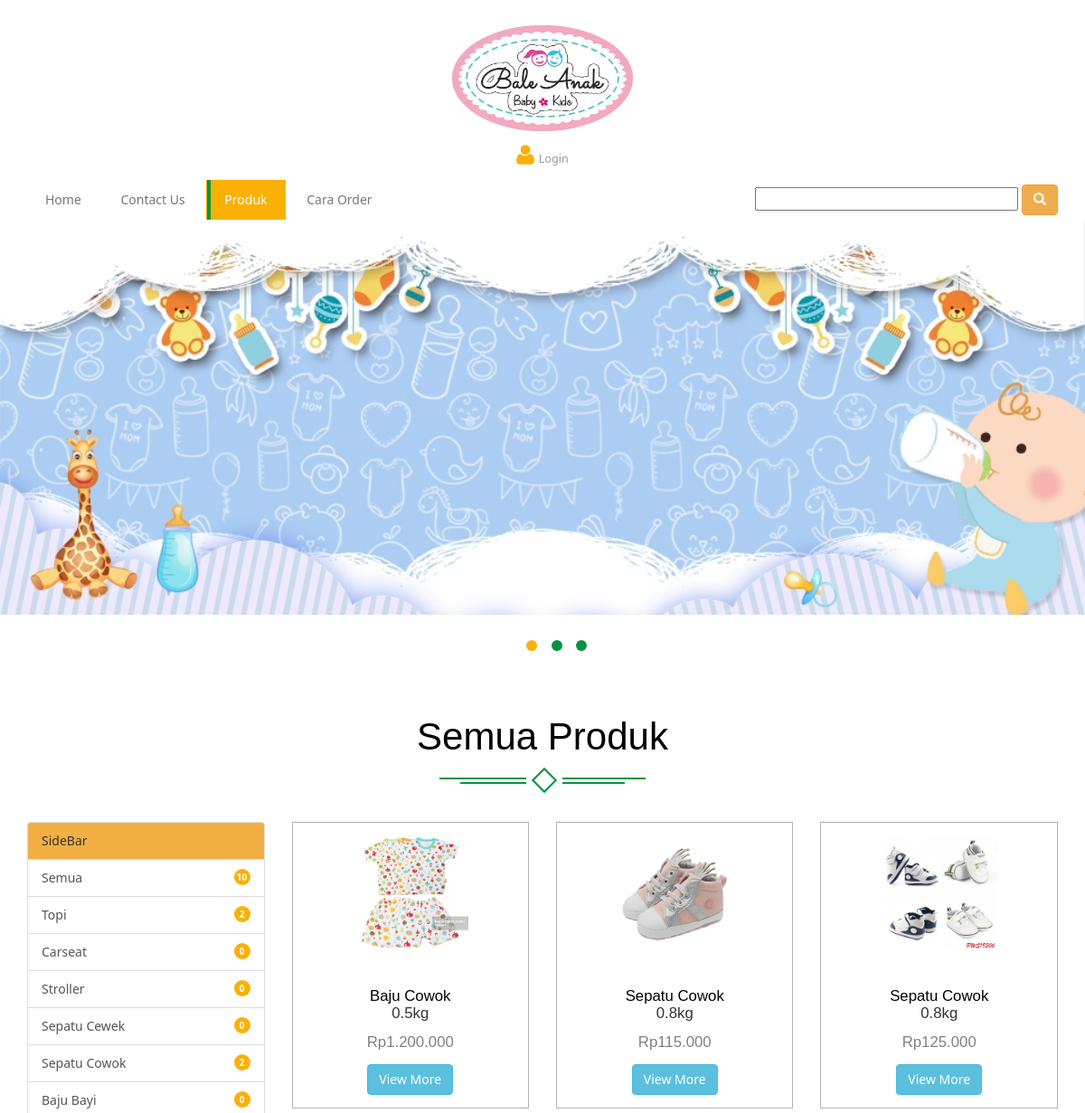
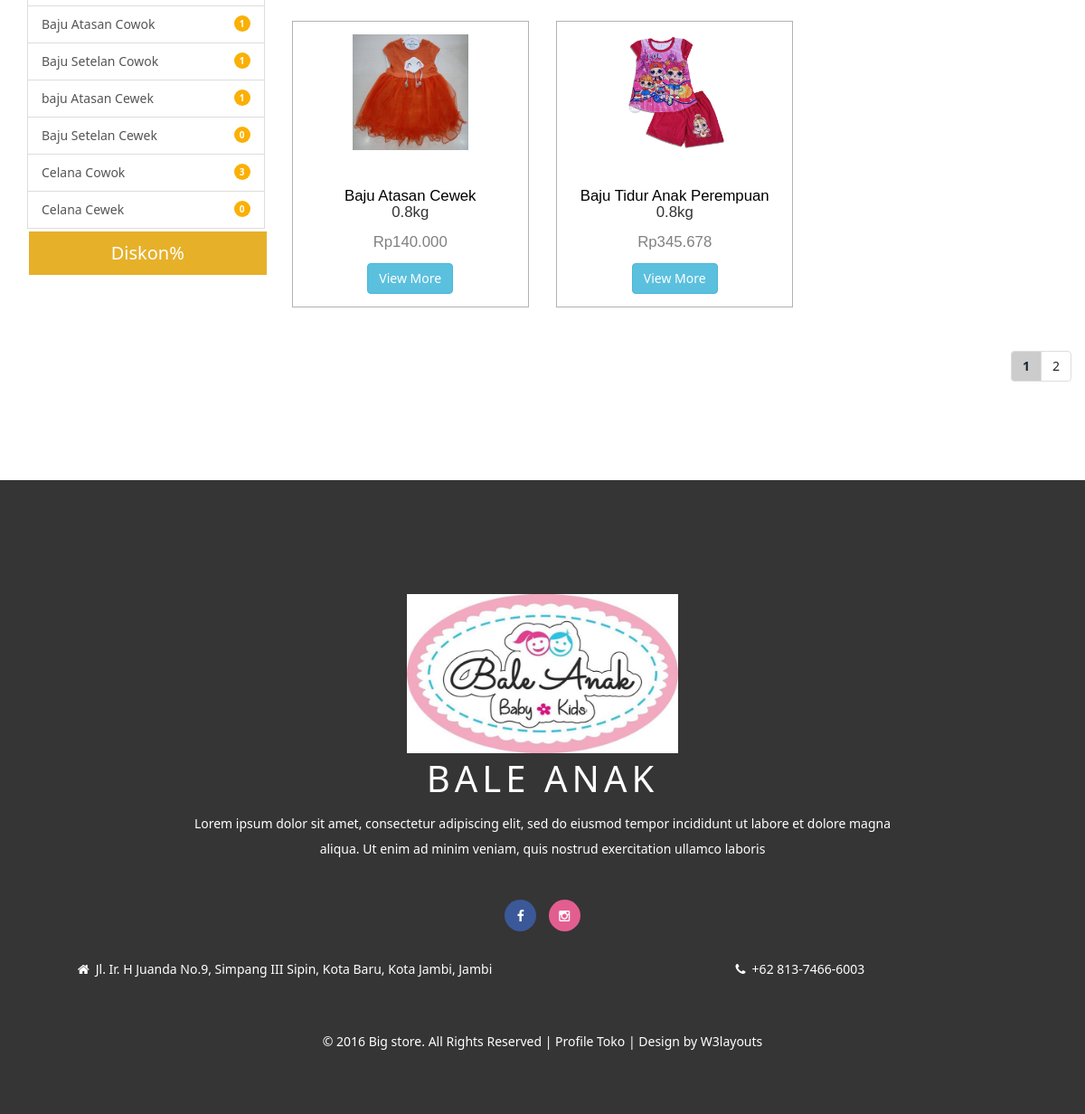
/pengunjung/dashboard/produk.php, run on the app's committed database (2 pictures, top to bottom).
### tables this page shows
CREATE TABLE `sub_kategori` (
  `kd_subkategori` int(11) NOT NULL,
  `id_kategori` int(11) NOT NULL,
  `nama_subkategori` varchar(50) NOT NULL
);

CREATE TABLE `produk` (
  `kodeproduk` int(11) NOT NULL,
  `kd_subkategori` int(11) NOT NULL,
  `nama_produk` varchar(50) NOT NULL,
  `deskripsi` varchar(255) NOT NULL,
  `harga_produk` int(11) NOT NULL,
  `stok` int(11) NOT NULL,
  `berat` float NOT NULL,
  `foto1` varchar(255) NOT NULL,
  `foto2` varchar(255) DEFAULT NULL,
  `ukuran` varchar(200) NOT NULL,
  `diskon` int(11) DEFAULT NULL,
  `tgl_masuk` datetime NOT NULL
);

### pengunjung/dashboard/functions.php (called while the page is built, shortened)
<?php
function toRupiah($number)
{
	if ( is_numeric($number) )
	{
		return "Rp" . number_format($number, 0, ',', '.');
	}
}
?>

### pengunjung/dashboard/produk.php (the view, shortened to what this page needs)
<?php
include_once('../_headerpenggunjung.php');
$jumlahData = mysqli_fetch_assoc(mysqli_query($conn, "SELECT count(*) as jumlah_data from produk"))['jumlah_data'];
$jumlahdataperhalaman = 5;
$jumlahHalaman = ceil($jumlahData / $jumlahdataperhalaman);
$halamanAktif =  ( isset($_GET["page"]) ) ? $_GET["page"] : 1;
$awalData = ($jumlahdataperhalaman * $halamanAktif) - $jumlahdataperhalaman;
?>
<!DOCTYPE html>
<html>
<head>
</head>
<body>
	<div class="product">
		<div class="container">
			<div class="spec ">
				<h3>Semua Produk</h3>
				<div class="ser-t">
					<span><i></i></span>
				</div>
			</div>
			<div class="row">
				<div class="col-md-3">
					<span href="#" class="list-group-item active" style="background: #f2af44">
						SideBar
					</span>
					<?php
					$sql    ="SELECT * FROM produk";
					$query    =mysqli_query($conn, $sql);
					$count    =mysqli_num_rows($query);
					?>
					<a href="" class="list-group-item">
					</i>Semua<span class="float-right badge badge-light round">
						<?php echo $count; ?></span> </a>
						<?php $ambil = mysqli_query($conn, "SELECT * FROM sub_kategori"); ?>
						<?php while ($persubkategori=  mysqli_fetch_assoc($ambil)) { ?>
							<?php
							$sql1      = "SELECT * from produk where kd_subkategori=$persubkategori[kd_subkategori]";
							$query1    = mysqli_query($conn, $sql1);
							$count1    = mysqli_num_rows($query1);
							?>
							<a href="subkategori.php?halaman=subkategori&kd_subkategori=<?php echo $persubkategori["kd_subkategori"] ?>" class="list-group-item">
							</i><?php echo $persubkategori["nama_subkategori"]; ?><span class="float-right badge badge-light round"><?php echo $count1; ?></span> </a>
							<?php } ?>
						<div>
								<a href="diskonproduk.php?halaman=diskonproduk" class="button btn-block">Diskon%</a>
						</div>
					</div>
						<div class="col-md-9">
							<div class="row">
								<?php $ambil = mysqli_query($conn, "SELECT * FROM produk ORDER BY tgl_masuk DESC LIMIT  $awalData, $jumlahdataperhalaman"); ?>
								<?php while ($perproduk =  mysqli_fetch_assoc($ambil)) { ?>
									<div class="col-md-4 pro-1">
										<div class="col-m">
											<a href="#" data-toggle="modal" data-target="#myModal24" class="offer-img">
												<img src="../../images/<?php echo $perproduk["foto1"]; ?>" class="img-responsive" alt="">
											</a>
											<div class="mid-1">
												<div class="women">
													<h6 style="text-align: center;"><a href="deskripsi.php?halaman=deskripsi&kodeproduk=<?php echo $perproduk["kodeproduk"]; ?>"><?php echo $perproduk["nama_produk"] ?></a><p><?php echo $perproduk["berat"]; ?>kg</p>	</h6>
												</div>
												<div class="mid-2">
													<h6 style="text-align: center; color: grey"><?php echo toRupiah($perproduk["harga_produk"]); ?></h6>
												</div>
												<div class="add">
													<a href="deskripsi.php?halaman=deskripsi&kodeproduk=<?php echo $perproduk["kodeproduk"]; ?>" class="btn btn-info"><span class="">View More</span></a>
												</div>
											</div>
										</div>
									</div>
									<?php } ?>
									<div class="clearfix"></div>
								</div>
							</div>
						</div>
						<div class="row">
							<div class="pull-right">
								<nav aria-label="Page navigation example">
									<ul class="pagination">
										<?php for ($i= 1; $i <= $jumlahHalaman ; $i++) : ?>
											<?php if ($i == $halamanAktif) : ?>
												<li class="page-item"><a href="?page=<?php echo $i ?>" style= "font-weight: bold; background-color:#ccc" class="page-link"><?= $i; ?></a></li>
												<?php else : ?>
													<li class="page-item"><a class="page-link" href="?page=<?php echo $i ?>"><?= $i; ?></a></li>
												<?php endif; ?>
											<?php endfor; ?>
										</ul>
									</nav>
								</div>
						</div>
					</div>
				</div>
				</body>
				</html>
				<?php include_once('../_footer.php'); ?>

### pengunjung/css/style.css (style rules this page uses)
body { margin:0; padding:0; background:#fff; font-family: 'Noto Sans', sans-serif; }
body a { transition:0.5s all; -webkit-transition:0.5s all; -moz-transition:0.5s all; -o-transition:0.5s all; -ms-transition:0.5s all; }
h1,h2,h3,h4,h5,h6 { margin:0; font-family: 'Montserrat', sans-serif; }
p,label { margin:0; }
ul { margin:0; padding:0; }
.badge { display: inline-block; width: 18px; height: 18px; line-height: 19px; padding: 0; font-size: 10px; font-weight: bold; color: #fff; text-align: center; white-space: nowrap; vertical-align: baseline; background-color: #FAB005; border-radius: 10px; }
.spec { text-align: center; margin-bottom: 3em; }
.spec h3 { font-size:3em; color:#000; margin-bottom:0.5em; }
.ser-t { text-align: center; margin: 0 auto; width: 20%; position: relative; }
.ser-t span { width: 40px; height: 40px; display: block; background: #fff; position: absolute; top: -7px; left: 42%; }
.ser-t span i { width: 20px;height: 20px; display: block; border: 2px solid #039445; -webkit-transform: rotate(45deg) translate3d(0, 0, 0); -moz-transform: rotate(45deg) translate3d(0, 0, 0); -ms-transform: rotate(45deg) translate3d(0, 0, 0); -o-transform: rotate(45deg) translate3d(0, 0, 0); transform: rotate(45deg) translate3d(0, 0, 0); margin-left: 0.7em; }
.mid-1 h6 { font-size: 1.2em; }
.mid-1 h6 a { color: #000000; text-decoration:none; }
.mid-2 { padding: 1em 0; }
.mid-1 { padding: 3em 0 0; }
.add { text-align:center; }
.col-m { padding: 1em; border: 1px solid #B2B2B2; }
.offer-img { position:relative; display:block; }
.offer-img img { margin:0 auto; width: 55%; }
.product { padding:8em 0 6em; }
.pro-1 { margin-bottom: 2em; }
ul.resp-tabs-list, p { margin: 0px; padding: 0px; }

### pengunjung/dashboard/produk.php (style rules this page uses)
.button { background-color: #e6b029; border: none; color: white; padding: 10px 24px; text-align: center; text-decoration: none; display: inline-block; font-size: 20px; margin: 4px 2px; cursor: pointer; }

### data on the page
sub_kategori: nama_subkategori "Topi", count1 "2"
sub_kategori: nama_subkategori "Carseat", count1 "0"
sub_kategori: nama_subkategori "Stroller", count1 "0"
sub_kategori: nama_subkategori "Sepatu Cewek", count1 "0"
sub_kategori: nama_subkategori "Sepatu Cowok", count1 "2"
sub_kategori: nama_subkategori "Baju Bayi", count1 "0"
sub_kategori: nama_subkategori "Baju Atasan Cowok", count1 "1"
sub_kategori: nama_subkategori "Baju Setelan Cowok", count1 "1"
sub_kategori: nama_subkategori "baju Atasan Cewek", count1 "1"
sub_kategori: nama_subkategori "Baju Setelan Cewek", count1 "0"
sub_kategori: nama_subkategori "Celana Cowok", count1 "3"
sub_kategori: nama_subkategori "Celana Cewek", count1 "0"
produk: foto1 (picture), nama_produk "Baju Cowok", berat "0.5", harga_produk "Rp1.200.000"
produk: foto1 (picture), nama_produk "Sepatu Cowok", berat "0.8", harga_produk "Rp115.000"
produk: foto1 (picture), nama_produk "Sepatu Cowok", berat "0.8", harga_produk "Rp125.000"
produk: foto1 (picture), nama_produk "Baju Atasan Cewek", berat "0.8", harga_produk "Rp140.000"
produk: foto1 (picture), nama_produk "Baju Tidur Anak Perempuan", berat "0.8", harga_produk "Rp345.678"

### other printed values
$count "10"
